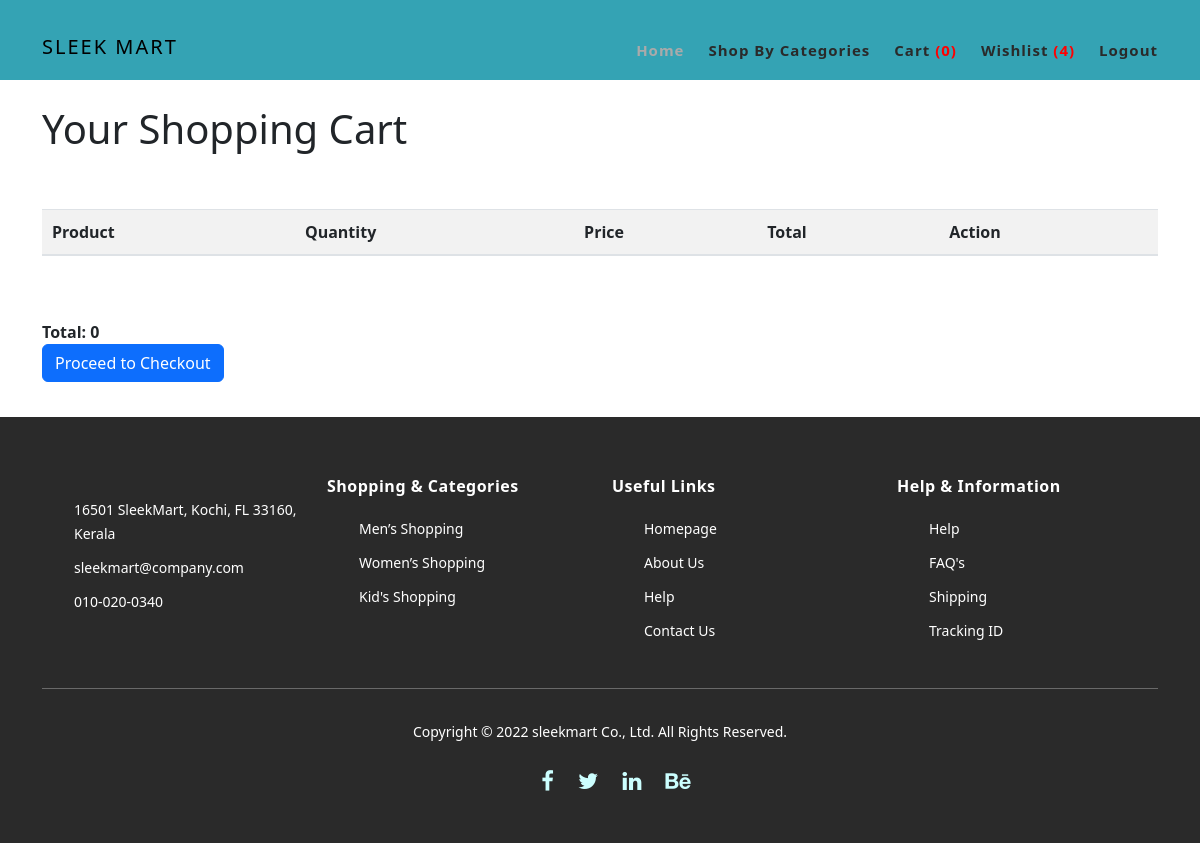
Page /cart_details/ (signed in) on the earlier database version.
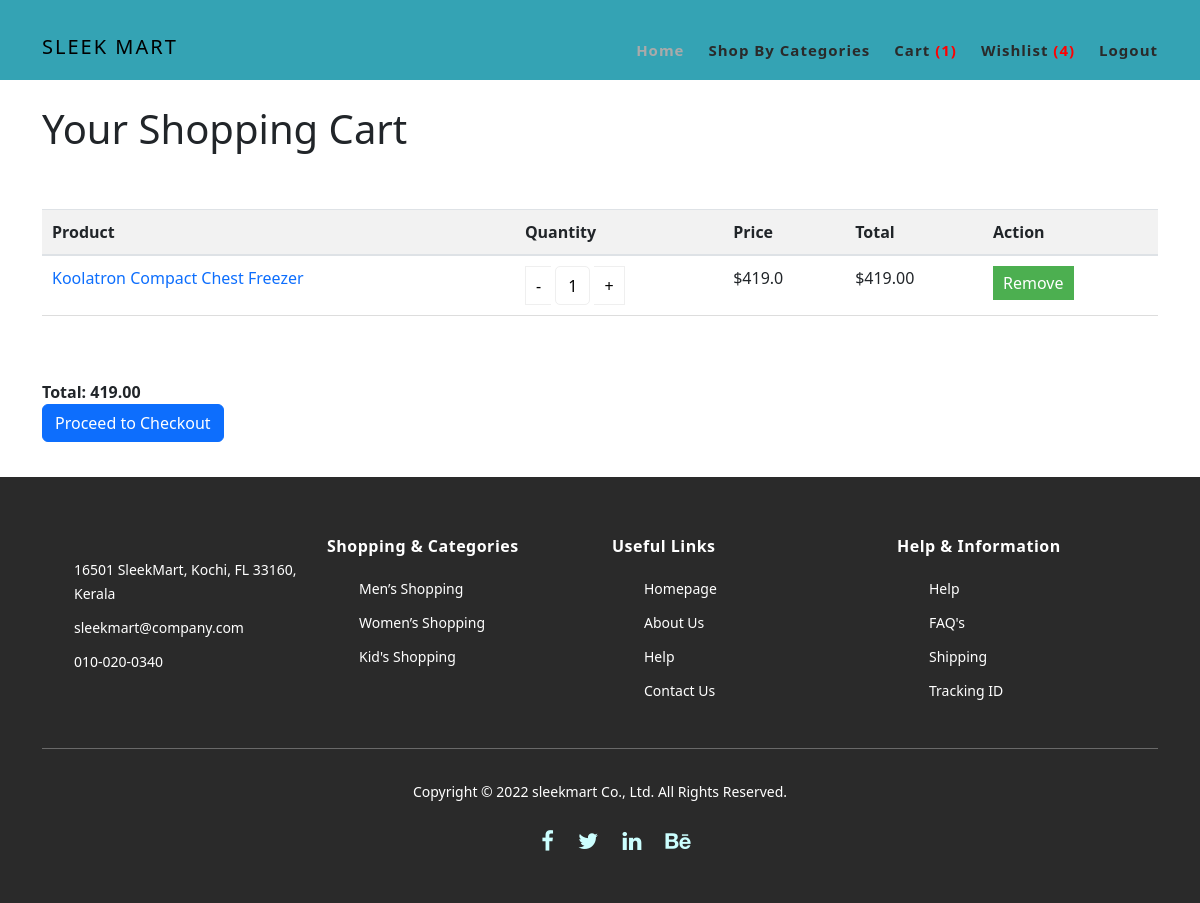
Same page on the later database version.
### dashboard/models.py (models this page shows, shortened)
class CartItems(models.Model):
    cart = models.ForeignKey(AddCart, on_delete=models.CASCADE)
    product = models.ForeignKey(Product, on_delete=models.CASCADE)
    quantity = models.IntegerField()
    cart_item_date = models.DateTimeField(auto_now_add=True)
    total_price = models.DecimalField(max_digits=10, decimal_places=2, default=0.0)
    order = models.ForeignKey(Order, null=True, blank=True, on_delete=models.SET_NULL)
    order_item = models.ForeignKey(OrderItem, null=True, blank=True, on_delete=models.SET_NULL)

class Product(models.Model):
    subcategory = models.ForeignKey(Subcategory, on_delete=models.CASCADE, null=True, blank=True)
    seller = models.ForeignKey(Seller, on_delete=models.CASCADE)
    slug = models.CharField(max_length=100, null=False, blank=False)
    name=models.CharField(max_length=100, null=False, blank=False)
    product_image=models.ImageField(upload_to="product_images", null=False, blank=False)
    description = models.CharField(max_length=500, null=False, blank=False)
    quantity = models.IntegerField(null=False, blank=False)
    original_price = models.FloatField(null=False, blank=False)
    selling_price = models.FloatField(null=False, blank=False)
    status = models.BooleanField(default=False, help_text="0=default,1=Hidden")
    trending = models.BooleanField(default=False, help_text="0=default,1=Trending")
    created_date = models.DateTimeField(auto_now_add=True)
    updated_date = models.DateTimeField(auto_now=True)

### dashboard/views.py (the view)
# urls.py: path('cart_details/', views.cart_details, name='cart_details'),
@login_required
def cart_details(request):
    categories=Category.objects.filter(status=False)
    cart_items = []
    cart_empty = False
    total_price = 0
    if request.user.is_authenticated:
           user_id = request.user.id
           user = request.user
           wishlist = WishlistItems.objects.filter(wishlist__user_id=user_id).values_list('products__id', flat=True)
           wishlist_count = WishlistItems.objects.filter(wishlist__user=user).count()
           cart_count = CartItems.objects.filter(cart__user=user).count()
           if AddCart.objects.filter(user=user).exists():
             cart = AddCart.objects.get(user=user)
             cart_items = CartItems.objects.filter(cart=cart)
             total_price = sum(item.total_price for item in cart_items)
           else:
             cart_empty = True
    context = {
        'categories':categories,
        'wishlist': wishlist,
        'wishlist_count': wishlist_count,
        'cart_count': cart_count,
        'cart_items': cart_items,
        'total_price': total_price,
        'cart_empty': cart_empty,
    }
    return render(request, 'Customer/cart.html', context)

### templates/Customer/cart.html (shortened to what the changed rows need)
{% load static %}
{% block content %}
<!DOCTYPE html>
<html>
<head>
    <link rel="stylesheet" type="text/css" href="{% static 'css/bootstrap.min.css' %}">
    <link rel="stylesheet" type="text/css" href="{% static 'css/font-awesome.css' %}">
    <link rel="stylesheet" href="{% static 'css/templatemo-hexashop.css' %}">
    <link rel="stylesheet" href="{% static 'css/owl-carousel.css' %}">
    <link rel="stylesheet" href="{% static 'css/lightbox.css' %}">
    <link href="https://cdn.jsdelivr.net/npm/bootstrap@5.3.0/dist/css/bootstrap.min.css" rel="stylesheet">
</head>
<body>
<header class="header-area header-sticky">
    <div class="container">
        <div class="row">
            <div class="col-12">
                <nav class="main-nav">
                    <ul class="nav">
                        <li class="scroll-to-section">
                          <a href="{% url 'cart_details' %}">Cart <span class="cart-count" style="color:red;">({{ cart_count }})</span></a>
                      </li>
                    </ul>
                </nav>
            </div>
        </div>
    </div>
</header>
    <div class="container" style="position:relative;top:25px;">
        <h1>Your Shopping Cart</h1>
        <br><br>
        {% if cart_empty %}
                <h6>Your cart is empty.</h6>
                <div class="alert alert-info">
                    Your Cart is empty. <a href="{% url 'dashboard_home' %}" class="alert-link">Start shopping now</a>!
                  </div>
                {% else %}
        <table class="table">
            <thead>
                <tr>
                    <th>Product</th>
                    <th>Quantity</th>
                    <th>Price</th>
                    <th>Total</th>
                    <th>Action</th>
                </tr>
            </thead>
            <tbody>
                {% for cart_item in cart_items %}
                    <tr {% if cart_item.product.quantity == 0 %}class="disabled-row"{% endif %}>
                        <td><a href="{% url 'each_product' cart_item.product.id %}">{{ cart_item.product.name }}
                        </a></td>
                        <td>
                            <div class="quantity buttons_added">
                                <input type="button" value="-" class="minus quantity-button" data-field="quantityInput{{ cart_item.id }}" onclick="updateQuantity('{{ cart_item.id }}', {{ cart_item.product.selling_price }}, -1)">
                                <input type="number" min="1" max="{{ cart_item.product.quantity }}" name="quantity{{ cart_item.id }}" value="{{ cart_item.quantity }}" id="quantityInput{{ cart_item.id }}" title="Qty" class="input-text qty text quantity-input" size="4" pattern="" inputmode="" oninput="validateQuantity(this)">
                                <input type="button" value="+" class="plus quantity-button" data-field="quantityInput{{ cart_item.id }}" onclick="updateQuantity('{{ cart_item.id }}', {{ cart_item.product.selling_price }}, 1)">
                            </div>
                        </td>
                        <td>${{ cart_item.product.selling_price }}</td>
                        <td class="total-price"><span id="totalPrice{{ cart_item.id }}">${{ cart_item.total_price }}</span></td>
                        <td>
                            <form method="post" action="{% url 'remove_cart_item' cart_item.id %}">
                                <button type="submit" class="update-button">Remove</button>
                            </form>
                        </td>
                    </tr>
                {% endfor %}
            </tbody>
        </table>
        {% endif %}
        <br><br>
        {% if cart_empty is False %}
        <div>
            <b>Total: <span id="total_price">{{ total_price }}</span></b>
            <br>
            <a href="{% url 'checkout' %}" class="btn btn-primary">Proceed to Checkout</a>
        </div>
        {% endif %}
    </div>
{% endblock %}
</body>
</html>

Differences in the rows shown:
added CartItems: product.name "Koolatron Compact Chest Freezer", quantity "1", product.selling_price "419.0", total_price "419.00"
Other differences:
{{ cart_count }}: "0" → "1"
{{ total_price }}: "0" → "419.00"
